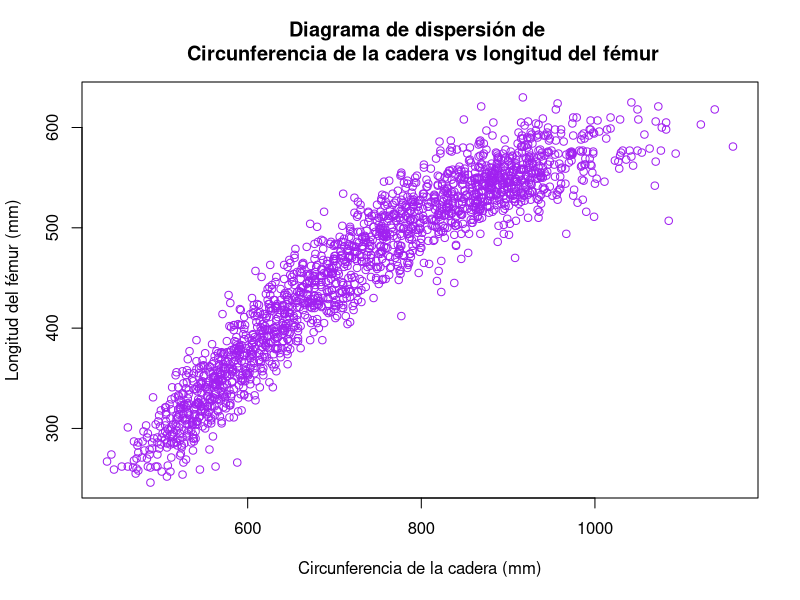

Reproduce this figure in R. (Note: this script raises an error after producing the figure.)
## ---- chunk 1

setwd("~/Estadística/TP_final")
library(ggplot2)

datos <- read.csv("individuals.csv", sep = ";")
mujeres <- subset(datos, SEX == 2)

mujeres <- subset(mujeres, HIP.CIRCUMFERENCE != 0 & BUTTOCK.KNEE.LENGTH != 0)

plot(mujeres$HIP.CIRCUMFERENCE, mujeres$BUTTOCK.KNEE.LENGTH, main = "Diagrama de dispersión de \n Circunferencia de la cadera vs longitud del fémur",
     xlab = "Circunferencia de la cadera (mm)", ylab = "Longitud del fémur (mm)", col = "purple")
## ---- chunk 2

mujeres_ordenado <- mujeres[order(mujeres$AGE.IN.MONTHS), ]
grupo_etario_1  <- mujeres_ordenado[1:466, ]
grupo_etario_2 <-  mujeres_ordenado[467:932, ]
grupo_etario_3 <-  mujeres_ordenado[933:1399, ]
grupo_etario_4<-  mujeres_ordenado[1400:1866, ]

grupos <- list(grupo_etario_1, grupo_etario_2, grupo_etario_3, grupo_etario_4)

medianas <- numeric(length(grupos))
for (i in 1:length(grupos)) {
  medianas[i] <- median(grupos[[i]]$HIP.CIRCUMFERENCE)
}

for (i in 1:4) {
  cat("Mediana grupo", i, ":" ,medianas[i], "\n")
}
## ---- chunk 3

estimar_se_mediana <- function(datos, B = 1000) {
  theta_boot <- numeric(B)
  for (i in 1:B) {
    n <- length(datos)
    datos_boot <- sample(datos, n, replace = TRUE)
    theta_boot[i] <- median(datos_boot)
  }

  se_boot <- sqrt(mean((theta_boot - mean(theta_boot))^2))  # Desviación estándar de las medianas bootstrap
  return(se_boot)
}

intervalos_bootstrap <- list()
for (i in (1:4)){
  se_boot <- estimar_se_mediana(grupos[[i]]$HIP.CIRCUMFERENCE)
  intervalo_boot <- c(medianas[i] - 1.96 * se_boot , medianas[i] + 1.96 * se_boot)
  intervalos_bootstrap[[i]] <- intervalo_boot
}

for (i in 1:4) {
  cat("Intervalo de confianza bootstrap para grupo", i, ": [", round(intervalos_bootstrap[[i]][1], 2), ", ", round(intervalos_bootstrap[[i]][2], 2), "]\n")
}
## ---- chunk 4

estadisticas$label_pos <- estadisticas$IC_upper + 10  # Posición de la etiqueta para las barras de error

ggplot() +
  geom_point(data = grupo_etario_1, aes(x = HIP.CIRCUMFERENCE, y = rep("Grupo 1", nrow(grupo_etario_1))), color = "gray", size = 2, alpha = 0.5) +
  geom_point(data = grupo_etario_2, aes(x = HIP.CIRCUMFERENCE, y = rep("Grupo 2", nrow(grupo_etario_2))), color = "gray", size = 2, alpha = 0.5) +
  geom_point(data = grupo_etario_3, aes(x = HIP.CIRCUMFERENCE, y = rep("Grupo 3", nrow(grupo_etario_3))), color = "gray", size = 2, alpha = 0.5) +
  geom_point(data = grupo_etario_4, aes(x = HIP.CIRCUMFERENCE, y = rep("Grupo 4", nrow(grupo_etario_4))), color = "gray", size = 2, alpha = 0.5) +
  geom_point(data = estadisticas, aes(x = Mediana, y = Grupo), color = "darkorange", size = 2) +
  geom_errorbarh(data = estadisticas, aes(xmin = IC_lower, xmax = IC_upper, y = Grupo), height = 0.4, color = "darkblue", lwd = 1) +
  labs(title = "Datos de circunferencia de cadera con mediana e intervalo de confianza por grupo etario",
       x = "Circunferencia de la cadera (mm)",
       y = "Grupo etario") +
  theme_minimal()

